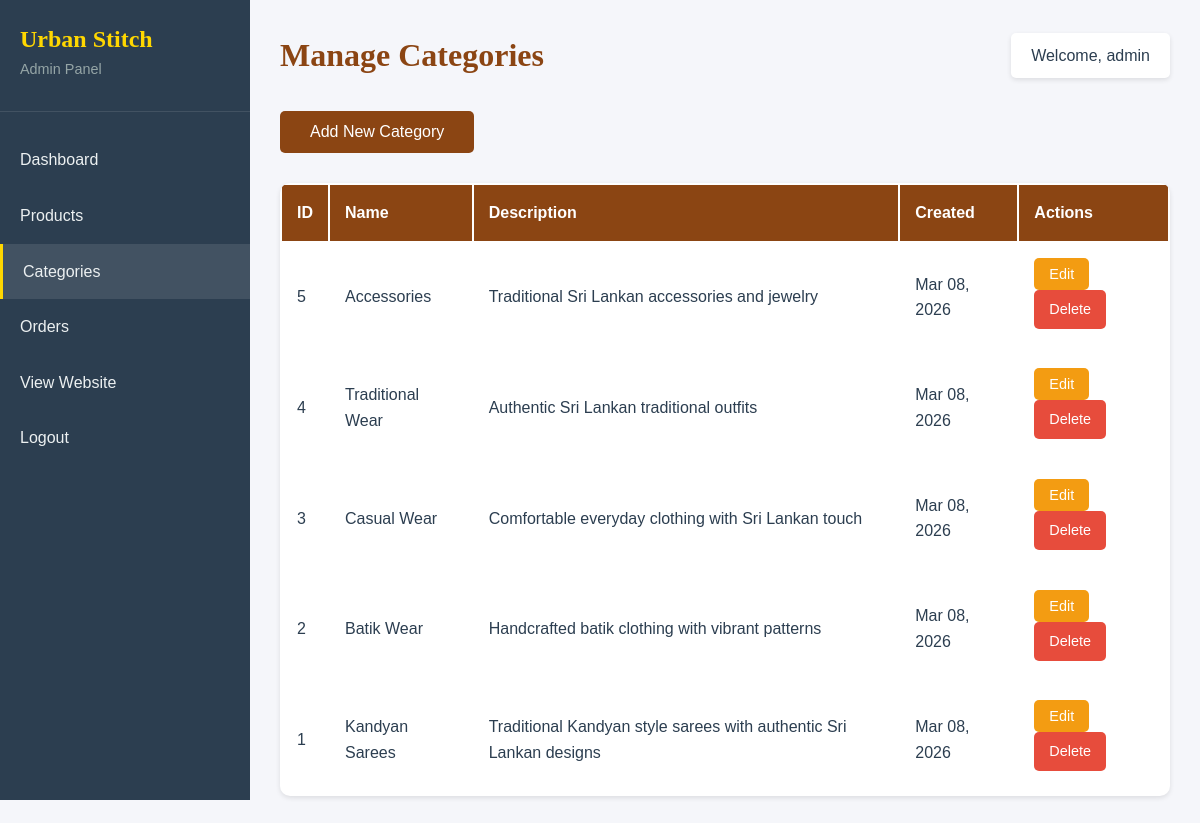
The app's page /admin/categories.php (signed in) with its own data.
### tables this page shows
CREATE TABLE IF NOT EXISTS categories (
    id INT AUTO_INCREMENT PRIMARY KEY,
    name VARCHAR(100) NOT NULL,
    description TEXT,
    created_at TIMESTAMP DEFAULT CURRENT_TIMESTAMP
);

### admin/categories.php (the view, shortened to what this page needs)
<?php
require_once '../config/database.php';
$categories = mysqli_query($conn, "SELECT * FROM categories ORDER BY id DESC");
include 'includes/header.php';
?>
<div class="admin-actions">
    <button class="btn btn-primary" onclick="openModal()">Add New Category</button>
</div>
<table class="admin-table">
    <thead>
        <tr>
            <th>ID</th>
            <th>Name</th>
            <th>Description</th>
            <th>Created</th>
            <th>Actions</th>
        </tr>
    </thead>
    <tbody>
        <?php while($category = mysqli_fetch_assoc($categories)): ?>
        <tr>
            <td><?php echo $category['id']; ?></td>
            <td><?php echo htmlspecialchars($category['name']); ?></td>
            <td><?php echo htmlspecialchars($category['description']); ?></td>
            <td><?php echo date('M d, Y', strtotime($category['created_at'])); ?></td>
            <td>
                <button class="btn btn-sm btn-edit" onclick='editCategory(<?php echo json_encode($category); ?>)'>Edit</button>
                <a href="categories.php?delete=<?php echo $category['id']; ?>" class="btn btn-sm btn-delete" onclick="return confirm('Are you sure? This will affect products in this category.')">Delete</a>
            </td>
        </tr>
        <?php endwhile; ?>
    </tbody>
</table>
<?php
include 'includes/footer.php';
?>

### assets/css/style.css (style rules this page uses)
* { margin: 0; padding: 0; box-sizing: border-box; }
:root { --primary-color: #8B4513; --secondary-color: #D2691E; --accent-color: #FFD700; --text-dark: #2c3e50; --text-light: #7f8c8d; --bg-light: #f8f9fa; --white: #ffffff; --border-color: #e0e0e0; --success: #27ae60; --danger: #e74c3c; --warning: #f39c12; }
body { font-family: 'Poppins', sans-serif; color: var(--text-dark); line-height: 1.6; }
.btn { display: inline-block; padding: 12px 30px; border-radius: 5px; text-decoration: none; transition: all 0.3s; cursor: pointer; border: none; font-size: 1rem; font-weight: 500; }
.btn-primary { background: var(--primary-color); color: white; }
.admin-body { background: #f5f6fa; }
.admin-actions { margin-bottom: 30px; }
.admin-table { width: 100%; background: white; border-radius: 10px; overflow: hidden; box-shadow: 0 2px 5px rgba(0,0,0,0.1); }
.admin-table thead { background: var(--primary-color); color: white; }
.admin-table th, .admin-table td { padding: 15px; text-align: left; }
.admin-table tbody tr { border-bottom: 1px solid var(--border-color); }
.btn-sm { padding: 8px 15px; font-size: 0.9rem; }
.btn-edit { background: var(--warning); color: white; border: none; border-radius: 5px; cursor: pointer; }
.btn-delete { background: var(--danger); color: white; border: none; border-radius: 5px; text-decoration: none; display: inline-block; }
.btn { position: relative; overflow: hidden; }
.btn::before { content: ''; position: absolute; top: 50%; left: 50%; width: 0; height: 0; border-radius: 50%; background: rgba(255, 255, 255, 0.3); transform: translate(-50%, -50%); transition: width 0.6s, height 0.6s; }

### records on screen
categories: id "5", name "Accessories", description "Traditional Sri Lankan accessories and jewelry", created_at "Mar 08, 2026"
categories: id "4", name "Traditional Wear", description "Authentic Sri Lankan traditional outfits", created_at "Mar 08, 2026"
categories: id "3", name "Casual Wear", description "Comfortable everyday clothing with Sri Lankan touch", created_at "Mar 08, 2026"
categories: id "2", name "Batik Wear", description "Handcrafted batik clothing with vibrant patterns", created_at "Mar 08, 2026"
categories: id "1", name "Kandyan Sarees", description "Traditional Kandyan style sarees with authentic Sri Lankan designs", created_at "Mar 08, 2026"

### other values on screen
$pageTitle "Manage Categories"
$_SESSION['admin_username'] "admin"
